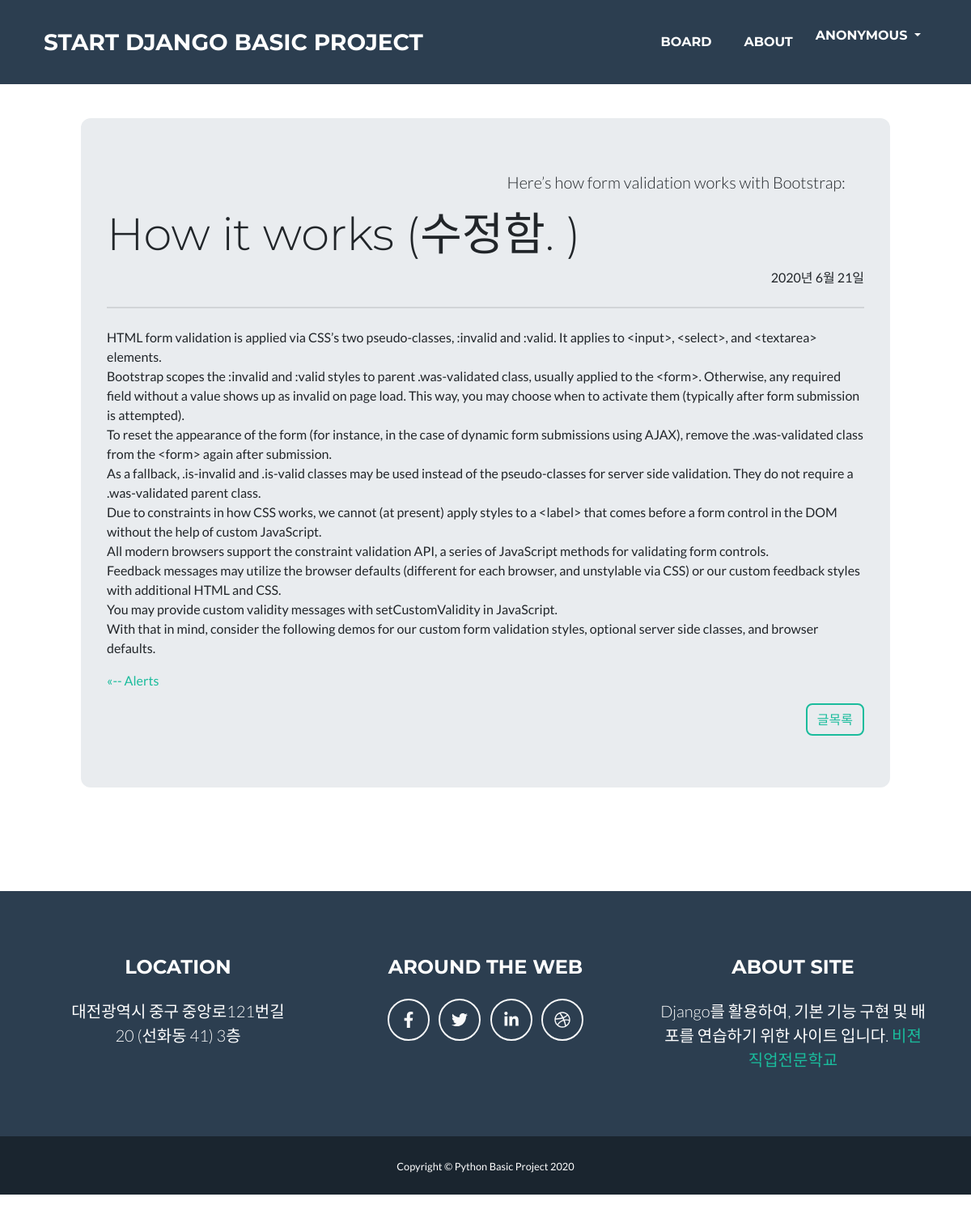
Before: /board/post/how-it-works-수정함/ with the older database file.
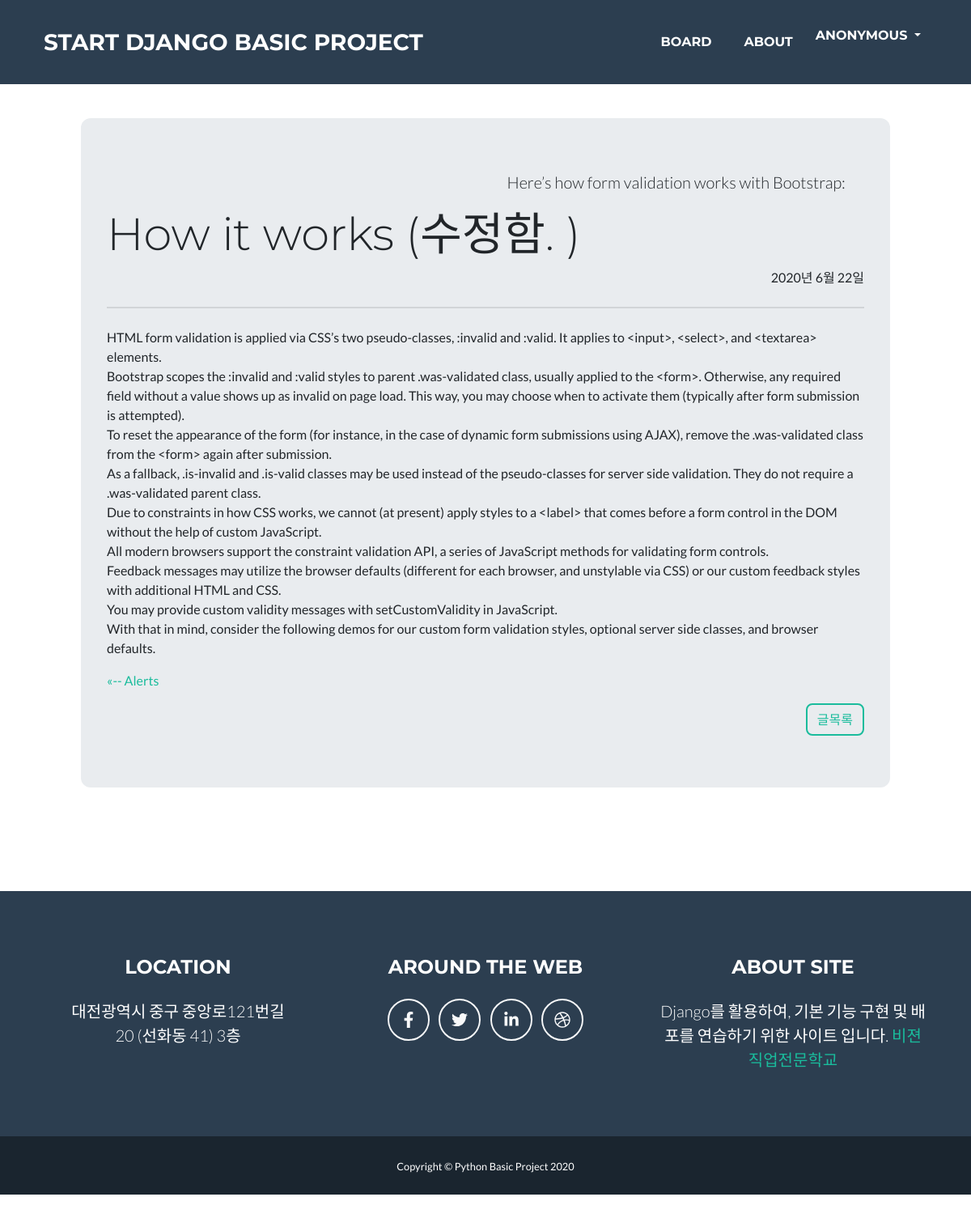
After: the same page with the newer database file.
### board/models.py (models this page shows, shortened)
class Post(models.Model):
    title = models.CharField(verbose_name='TITLE', max_length=50)
    slug = models.SlugField('SLUG', unique=True, allow_unicode=True, help_text='one word for title alias.')
    description = models.CharField('DESCRIPTION', max_length=100, blank=True, help_text='simple description text.')
    content = models.TextField('CONTENT')
    create_dt = models.DateTimeField('CREATE DATE', auto_now_add=True)
    modify_dt = models.DateTimeField('MODIFY DATE', auto_now=True)
    owner = models.ForeignKey(User, on_delete=models.CASCADE, verbose_name='OWNER', blank=True, null=True)
    class Meta:
        verbose_name = 'post'
        verbose_name_plural = 'posts'
        db_table = 'board_posts'
        ordering = ('-modify_dt',)
    def __str__(self):
        return self.title
    def get_absolute_url(self):
        return reverse('board:post_detail', args=(self.slug,))
    def get_previous(self):
        return self.get_previous_by_modify_dt()
    def get_next(self):
        return self.get_next_by_modify_dt()

### board/templates/board/post_detail.html (shortened to what this page needs)
{% extends 'base.html' %}
{% load static %}
{% block main %}
<main class="page-section portfolio" style="margin-top:50px">
    <div class="jumbotron col-lg-10 mx-auto">
      <p class="lead text-right"> {{ object.description }} &#9;&nbsp; &#9;&nbsp;&#9;&nbsp;</p>
      <h1 class="display-4">{{ object.title }}</h1>
      <p class="text-right">{{ object.modify_dt|date:"Y년 n월 d일" }}</p>
      <hr class="my-4">
      <p class="text-right"> {{ object.content|linebreaks }}</p>
      <p>
        {% if object.get_previous %}
        <a href="{{ object.get_previous.get_absolute_url }}" title="View previous post">
            &laquo;-- {{ object.get_previous }}
        </a>
        {% endif %}
      </p>
        <div align="right">
               <a class="btn btn-outline-primary" href="{% url 'board:index' %}" role="button">글목록</a>
        </div>
    </div>
</main>
{% endblock %}

### templates/base.html (shortened to what this page needs)
<!DOCTYPE html>
{% load static %}
{% load widget_tweaks %}
<html lang="ko">
    <head>
        <link href="{% static 'css/styles.css' %}" rel="stylesheet" />
    </head>
    <body id="page-top">
        <nav class="navbar navbar-expand-lg bg-secondary text-uppercase fixed-top" id="mainNav">
            <div class="container">
                <a class="navbar-brand js-scroll-trigger" href="{% url 'home' %}">Start Django Basic Project</a>
                <div class="collapse navbar-collapse" id="navbarResponsive">
                    <ul class="navbar-nav ml-auto">
                        <li class="nav-item mx-0 mx-lg-1"><a class="nav-link py-3 px-0 px-lg-3 rounded js-scroll-trigger" href="{% url 'board:index' %}">Board</a></li>
                        <li class="nav-item mx-0 mx-lg-1"><a class="nav-link py-3 px-0 px-lg-3 rounded js-scroll-trigger" href="#about">About</a></li>
                        <li class="nav-item dropdown">
                         {% if user.is_active %}
                            <a class="nav-link dropdown-toggle" href="#" id="DropdownMenuLinkA" role="button" data-toggle="dropdown" aria-haspopup="true" aria-expanded="false">
                                {% firstof user.get_short_name user.get_username %}
                            </a>
                            <div class="dropdown-menu" aria-labelledby="DropdownMenuLinkA">
                              <a class="dropdown-item" href="{% url 'logout' %}">로그아웃</a>
                              <a class="dropdown-item" href="{% url 'password_change' %}">비밀번호변경</a>
                            </div>
                         {% else %}
                            <a class="nav-link dropdown-toggle" href="#" id="DropdownMenuLinkB" role="button" data-toggle="dropdown" aria-haspopup="true" aria-expanded="false">
                                Anonymous
                            </a>
                         {% endif %}
                        </li>
                    </ul>
                </div>
            </div>
        </nav>
        {% block main %}{% endblock %}
        <footer class="footer text-center">
            <div class="container">
                <div class="row">
                    <div class="col-lg-4 mb-5 mb-lg-0">
                        <h4 class="text-uppercase mb-4">Location</h4>
                        <p class="lead mb-0">
                            대전광역시 중구 중앙로121번길
                            <br />
                            20 (선화동 41) 3층
                        </p>
                    </div>
                    <div class="col-lg-4 mb-5 mb-lg-0">
                        <h4 class="text-uppercase mb-4">Around the Web</h4>
                        <a class="btn btn-outline-light btn-social mx-1" href="#!"><i class="fab fa-fw fa-facebook-f"></i></a>
                        <a class="btn btn-outline-light btn-social mx-1" href="#!"><i class="fab fa-fw fa-twitter"></i></a>
                        <a class="btn btn-outline-light btn-social mx-1" href="#!"><i class="fab fa-fw fa-linkedin-in"></i></a>
                        <a class="btn btn-outline-light btn-social mx-1" href="#!"><i class="fab fa-fw fa-dribbble"></i></a>
                    </div>
                    <div class="col-lg-4">
                        <h4 class="text-uppercase mb-4">About Site</h4>
                        <p class="lead mb-0">
                           Django를 활용하여, 기본 기능 구현 및 배포를 연습하기 위한 사이트 입니다.
                            <a href="http://www.tjvision.co.kr">비젼직업전문학교</a>
                        </p>
                    </div>
                </div>
            </div>
        </footer>
        <div class="copyright py-4 text-center text-white">
            <div class="container"><small>Copyright © Python Basic Project 2020</small></div>
        </div>
        <br>
    </body>
</html>

Changed rows visible on the page:
changed Post "How it works (수정함. )": modify_dt "2020년 6월 21일" → "2020년 6월 22일"
